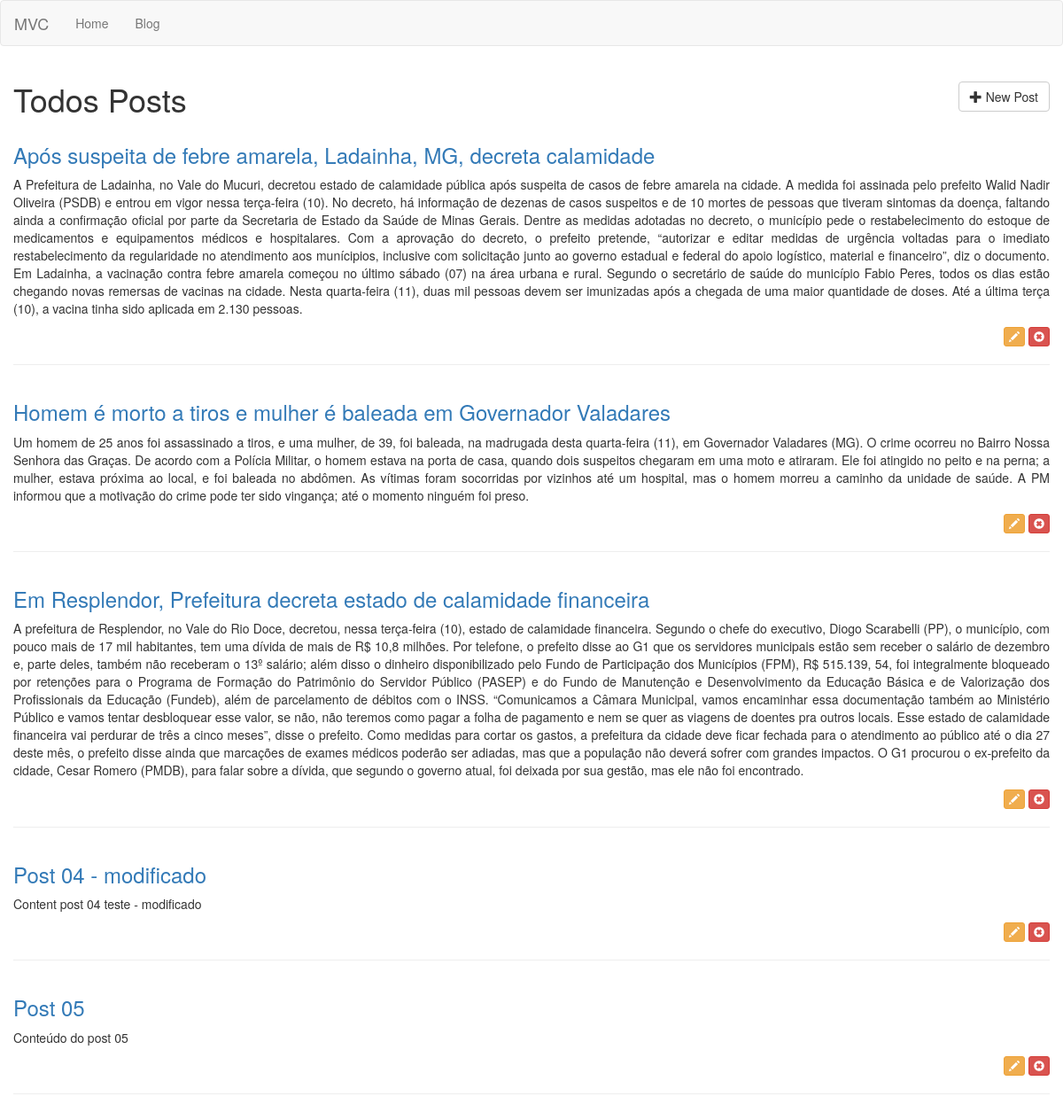
Page /posts on the earlier database version.
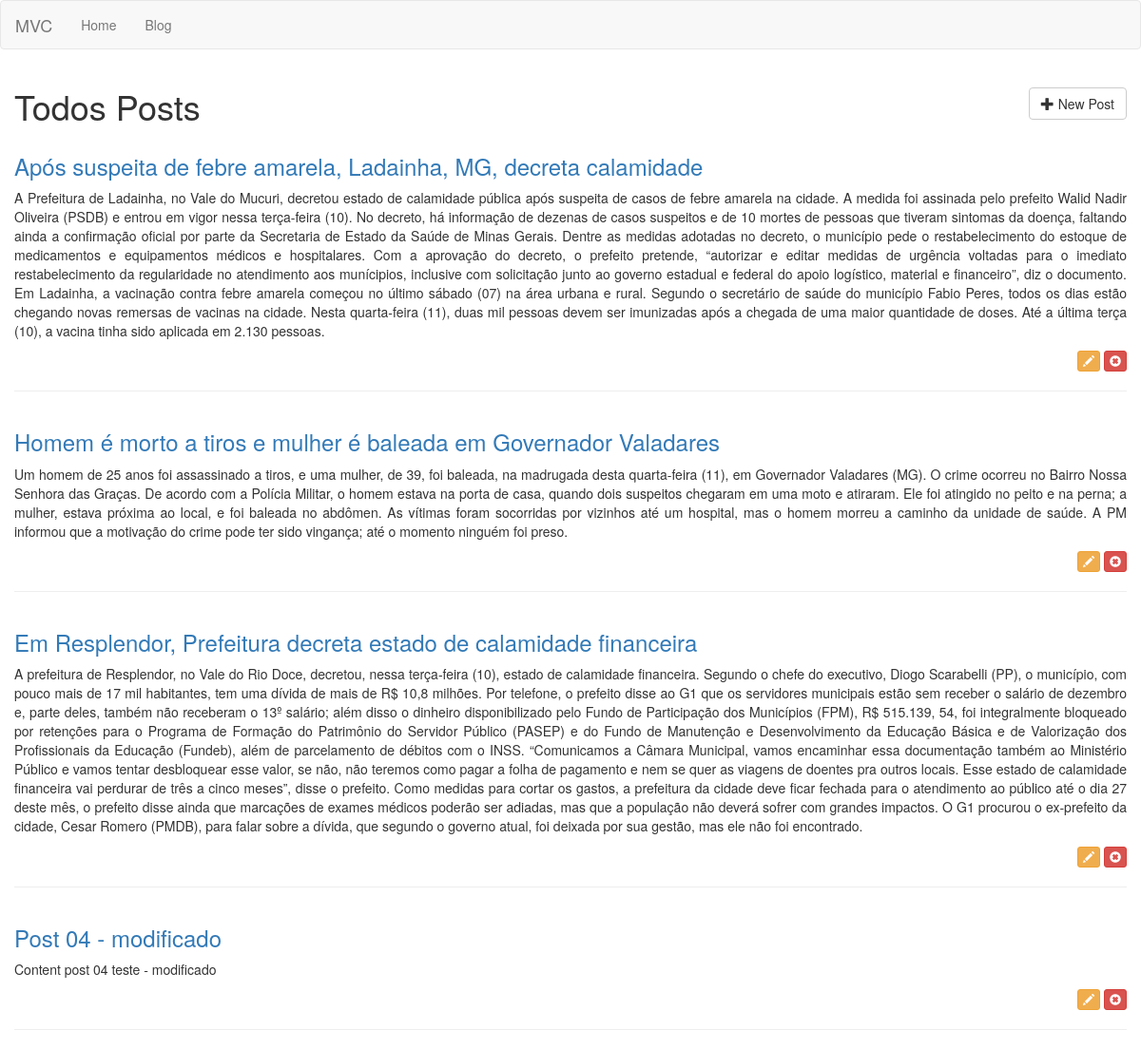
Same page on the later database version.
### tables this page shows
CREATE TABLE posts (id INTEGER CONSTRAINT posts_index PRIMARY KEY ASC AUTOINCREMENT, title VARCHAR (255) NOT NULL, content TEXT NOT NULL);

### app/Controllers/PostsController.php (called while the page is built, shortened)
<?php
class PostsController extends BaseController
{
   private $post;
   public function __construct()
   {
      $this->post = Container::getModel("Post");
   }
   public function index()
   {
      $this->view->posts = $this->post->All();
      $this->renderView('posts/index', 'layout');
   }
}

### core/bootstrap.php (called while the page is built)
<?php
$routes = require_once __DIR__ . "/../app/routes.php";
$route = new \Core\Route($routes);

### public/index.php (called while the page is built, shortened)
<?php
require_once __DIR__ . "/../core/bootstrap.php";

### core/BaseModel.php (called while the page is built, shortened)
<?php
abstract class BaseModel
{
   private $pdo;
   protected $table;
   public function __construct(PDO $pdo)
   {
      $this->pdo = $pdo;
   }
   public function All()
   {
      $query = "SELECT * FROM {$this->table}";
      $stmt = $this->pdo->prepare($query);
      $stmt->execute();
      $result = $stmt->fetchAll();
      return $result;
   }
}

### core/Database.php (called while the page is built, shortened)
<?php
class Database
{
	public static function getDatabase()
   {
	   $conf = require_once __DIR__ . "/../app/database.php";
		if($conf['driver']=='sqlite'){
			$sqlite = __DIR__  . "/../storage/database/" . $conf['sqlite']['host'];
			$sqlite = "sqlite:".$sqlite;
			try{
				 $pdo = new PDO($sqlite);
				 $pdo->setAttribute(PDO::ATTR_ERRMODE,PDO::ERRMODE_EXCEPTION);
				 $pdo->setAttribute(PDO::ATTR_DEFAULT_FETCH_MODE,PDO::FETCH_OBJ);
				 return $pdo;
			}
			catch (PDOException $e){
				echo $e->getMessage();
			}
		} else if ($conf['driver']=='mysql'){
		     $host = $config['mysql']['host'];
			  $db_name = $config['mysql']['db_name'];
			  $username = $config['mysql']['db_username'];
			  $password = $config['mysql']['db_password'];
			  $charset = $conf['mysql']['charset'];
			  $collation = $conf['mysql']['collation'];
			try{
				$pdo = new PDO("mysql:host=$host;dbname=$db_name;charset=$charset", $username, $password);
				print_r ($pdo);
				$pdo->setAttribute(PDO::ATTR_ERRMODE,PDO::ERRMODE_EXCEPTION);
				$pdo->setAttribute(PDO::MYSQL_ATTR_INIT_COMMAND, "SET NAMES '$charset' COLLATE '$collation'");
				$pdo->setAttribute(PDO::ATTR_DEFAULT_FETCH_MODE,PDO::FETCH_OBJ);
				return $pdo;
			}
			catch (PDOException $e){
				echo $e->getMessage();
			}
		}
   }
}

### core/Container.php (called while the page is built, shortened)
<?php
class Container
{
   public static function getModel($model)
   {
      return new $model(Database::getDatabase());
   }
}

### app/Views/posts/index.phtml (the view)
<div class="container">
   <div class="row">
      <h1 class="h1">
         <?php echo  $this->getPageTitle(); ?>
         <a href="/posts/create" class="btn btn-default pull-right">
            <i class="glyphicon glyphicon-plus"></i>
            New Post
         </a>
      </h1>
   </div>
   <?php foreach ($this->view->posts as $post): ?>
   <div class="row">
      <h3 class="h3">
         <a href="<?php echo "/posts/" . $post->id . "/show"; ?>">
         <?php echo $post->title; ?>
         </a>
      </h3>
      <p class="text-justify"><?php echo $post->content; ?></p>
       <p class="text-right">
           <a href="/posts/<?php echo $post->id; ?>/edit" class="btn btn-warning btn-xs">
               <i class="glyphicon glyphicon-pencil"></i>
           </a>
           <a href="/posts/<?php echo $post->id; ?>/delete" class="btn btn-danger btn-xs"
             onclick="return confirm('Tem certeza que deseja excluir este post?');">
               <i class="glyphicon glyphicon-remove-sign"></i>
           </a>
       </p>
      <hr>
   </div>
   <?php endforeach; ?>
</div>

### core/Route.php (shortened to what this page needs)
<?php
class Route
{
   private $routes;
   public function __construct(array $routes)
   {
      $this->run();
   }
   private function setRoutes($routes)
   {
      foreach($routes as $route){
         $explode = explode('@', $route[1]);
         $r = [$route[0], $explode[0], $explode[1] ];
         $newRoutes[] = $r;
      }
      $this->routes = $newRoutes;
   }
   private function getRequest()
   {
      $obj = new \stdClass;
      return $obj;
   }
   private function getUrl()
   {
      return parse_url($_SERVER['REQUEST_URI'],PHP_URL_PATH);
   }
   private function run()
   {
      $url = $this->getUrl();
      foreach($this->routes as $route){
         $routeArray = explode('/', $route[0]);
         $params=[];
         for($i=0; $i < count($routeArray); $i++){
            $route[0] = implode($routeArray, '/');
         }
         if($url == $route[0]){
            $route_found = 1;
            $controller = $route[1];
            $action = $route[2];
            break;
         }
      }
      if($route_found){
         $controller = Container::newController($controller);
         switch(count($params)){
            default:
               $controller->$action($this->getRequest());
               break;
         }
      } else {
         Container::pageNotFound();
      }
   }
}

### core/BaseController.php (shortened to what this page needs)
<?php
class BaseController
{
   private $viewPath;
   private $layoutPath;
   private $title = null;
   public function __construct()
   {
      $this->view = new \stdClass;
   }
   protected function renderView($viewPath, $layoutPath = null)
   {
      $this->viewPath = $viewPath;
      $this->layoutPath = $layoutPath;
      if($layoutPath){
         $this->setLayout();
      } else {
         $this->content();
      }
   }
   protected function content()
   {
      $path = __DIR__ . "/../app/Views/{$this->viewPath}.phtml";
      if(file_exists( __DIR__ . "/../app/Views/{$this->viewPath}.phtml")){
         require_once __DIR__ . "/../app/Views/{$this->viewPath}.phtml";
      } else {
         echo "Error: View path not found! <br/>$path";
      }
   }
   protected function setLayout()
   {
      $path = __DIR__ . "/../app/Views/{$this->layoutPath}.phtml";
      if(file_exists( __DIR__ . "/../app/Views/{$this->layoutPath}.phtml")){
         require_once __DIR__ . "/../app/Views/{$this->layoutPath}.phtml";
      } else {
         echo "Error: Layout path not found!<br/>$path";
      }
   }
   protected function setPageTitle($title)
   {
      $this->title = $title;
   }
   protected function getPageTitle($separator=null)
   {
      if($separator){
         echo $this->title . " " . $separator . " ";
      } else {
          echo $this->title;
      }
   }
}

### app/Views/layout.phtml (shortened to what this page needs)
<!DOCTYPE html>
<html lang="pt-br">
  <head>
    <link href="/assets/css/bootstrap.min.css" rel="stylesheet">
    <link href="/assets/css/font-awesome.min.css" rel="stylesheet">
  </head>
  <body>
  <?php require_once __DIR__ . "/menu.phtml"; ?>
  <div class="container-fluid">
     <div class="row">
        <?php $this->content(); ?>
     </div>
  </div>
  </body>
</html>

### app/Views/menu.phtml (shortened to what this page needs)
<nav class="navbar navbar-default">
  <div class="container-fluid">
    <div class="navbar-header">
      <a class="navbar-brand" href="/">MVC</a>
    </div>
    <div class="collapse navbar-collapse" id="bs-example-navbar-collapse-1">
      <ul class="nav navbar-nav">
        <li><a href="/">Home <span class="sr-only">(current)</span></a></li>
        <li><a href="/posts">Blog</a></li>
      </ul>
    </div>
  </div>
</nav>

Differences in the rows shown:
removed posts: title "Post 05", content "Conteúdo do post 05"
